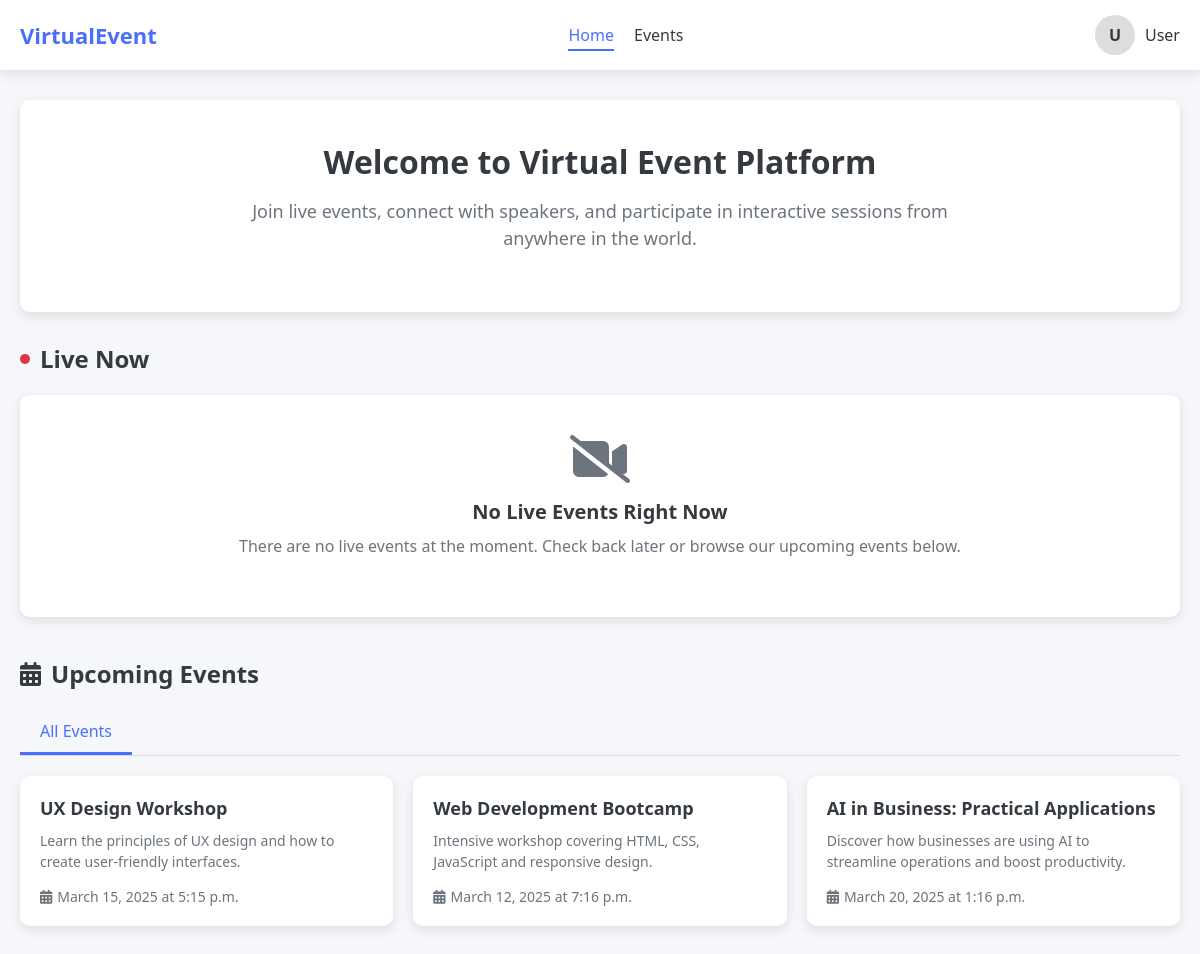
The page /users/user-home/ on the database its author committed.
### organiser/models.py (models this page shows, shortened)
class Event(models.Model):
    title = models.CharField(max_length=200)
    description = models.TextField(blank=True, null=True)
    date = models.DateField()
    time = models.TimeField()
    created_at = models.DateTimeField(auto_now_add=True)
    updated_at = models.DateTimeField(auto_now=True)

### users/views.py (the view)
# urls.py: 2. Add a URL to urlpatterns:  path('', views.home, name='home')
def home(request):
    events = Event.objects.all()
    return render(request,'user-home.html',{'events':events})

### users/templates/user-home.html (shortened to what this page needs)
{% load static %}
<!DOCTYPE html>
<html lang="en">
<head>
    <link rel="stylesheet" href="https://cdnjs.cloudflare.com/ajax/libs/font-awesome/6.4.0/css/all.min.css">
    <link rel="stylesheet" href="{% static 'css\user-home.css' %}">
</head>
<body>
    <header class="navbar">
        <div class="container navbar-content">
            <a href="#" class="logo">VirtualEvent</a>
            <nav class="nav-links">
                <a href="#" class="nav-link active">Home</a>
                <a href="#events" class="nav-link">Events</a>
            </nav>
            <div class="nav-profile">
                <div class="profile-img">U</div>
                <span class="profile-name">User</span>
            </div>
        </div>
    </header>
    <main class="container">
        <section class="hero">
            <h1 class="hero-title">Welcome to Virtual Event Platform</h1>
            <p class="hero-subtitle">Join live events, connect with speakers, and participate in interactive sessions
                from anywhere in the world.</p>
        </section>
        <section class="live-event-container">
            <h2 class="section-title">
                <span class="live-indicator"></span> Live Now
            </h2>
            <div id="live-event-content">
            </div>
        </section>
        <section id="events">
            <h2 class="section-title">
                <i class="fas fa-calendar-alt"></i> Upcoming Events
            </h2>
            <div class="tabs">
                <div class="tab active" data-filter="all">All Events</div>
            </div>
            <div id="scheduled-events-grid" class="events-grid">
                {% for event in events %}
                <div class="event-card" data-date="${event.date}">
                    <h3 class="card-title">{{event.title}}</h3>
                    <p class="card-description">{{ event.description }}</p>
                    <div class="card-time">
                        <i class="fas fa-calendar-alt"></i>
                        <span>{{ event.date }} at {{ event.time }}</span>
                    </div>
                </div>
                {% empty %}
                <div class="no-events" style="grid-column: 1 / -1;">
                    <i class="fas fa-calendar-times"></i>
                    <h3>No Upcoming Events</h3>
                    <p>There are no upcoming events scheduled at this time. Please check back later.</p>
                </div>
                {% endfor %}
            </div>
        </section>
    </main>
</body>
</html>

### users/static/css/user-home.css (style rules this page uses)
:root { --primary-color: #4A6FFF; --secondary-color: #6C757D; --success-color: #28A745; --danger-color: #DC3545; --light-color: #F8F9FA; --dark-color: #343A40; --box-shadow: rgba(0, 0, 0, 0.1) 0px 4px 12px; }
* { margin: 0; padding: 0; box-sizing: border-box; font-family: 'Segoe UI', Tahoma, Geneva, Verdana, sans-serif; }
body { background-color: #f5f7fb; color: #333; }
.container { max-width: 1200px; margin: 0 auto; padding: 0 20px; }
.navbar { background-color: white; box-shadow: var(--box-shadow); padding: 15px 0; position: sticky; top: 0; z-index: 100; }
.navbar-content { display: flex; justify-content: space-between; align-items: center; }
.logo { font-size: 22px; font-weight: 700; color: var(--primary-color); text-decoration: none; }
.nav-links { display: flex; gap: 20px; }
.nav-link { color: var(--dark-color); text-decoration: none; font-weight: 500; position: relative; transition: color 0.2s ease; }
.nav-link.active { color: var(--primary-color); }
.nav-link.active::after { content: ''; position: absolute; bottom: -5px; left: 0; width: 100%; height: 2px; background-color: var(--primary-color); }
.nav-profile { display: flex; align-items: center; gap: 10px; }
.profile-img { width: 40px; height: 40px; border-radius: 50%; background-color: #ddd; display: flex; align-items: center; justify-content: center; font-weight: bold; color: var(--dark-color); }
.profile-name { font-weight: 500; }
.hero { padding: 40px 0; background-color: white; margin-bottom: 30px; border-radius: 10px; box-shadow: var(--box-shadow); text-align: center; margin-top: 30px; }
.hero-title { font-size: 32px; font-weight: 700; margin-bottom: 15px; color: var(--dark-color); }
.hero-subtitle { font-size: 18px; color: var(--secondary-color); max-width: 700px; margin: 0 auto 20px; line-height: 1.5; }
.section-title { font-size: 24px; font-weight: 600; margin-bottom: 20px; color: var(--dark-color); display: flex; align-items: center; gap: 10px; }
.live-indicator { display: inline-block; width: 10px; height: 10px; background-color: var(--danger-color); border-radius: 50%; animation: pulse 1.5s infinite; }
.live-event-container { margin-bottom: 40px; }
.events-grid { display: grid; grid-template-columns: repeat(auto-fill, minmax(300px, 1fr)); gap: 20px; margin-bottom: 40px; }
.event-card { background-color: white; border-radius: 10px; box-shadow: var(--box-shadow); padding: 20px; transition: transform 0.3s ease; display: flex; flex-direction: column; }
.card-title { font-size: 18px; font-weight: 600; margin-bottom: 10px; color: var(--dark-color); }
.card-description { color: var(--secondary-color); font-size: 14px; line-height: 1.5; margin-bottom: 15px; flex: 1; }
.card-time { font-size: 14px; color: var(--secondary-color); display: flex; align-items: center; gap: 5px; }
.tabs { display: flex; margin-bottom: 20px; border-bottom: 1px solid #ddd; }
.tab { padding: 10px 20px; cursor: pointer; border-bottom: 3px solid transparent; font-weight: 500; transition: all 0.2s ease; }
.tab.active { color: var(--primary-color); border-bottom-color: var(--primary-color); }

### rows shown on the page
Event: title "UX Design Workshop", description "Learn the principles of UX design and how to create user-friendly interfaces.", date "March 15, 2025", time "5:15 p.m."
Event: title "Web Development Bootcamp", description "Intensive workshop covering HTML, CSS, JavaScript and responsive design.", date "March 12, 2025", time "7:16 p.m."
Event: title "AI in Business: Practical Applications", description "Discover how businesses are using AI to streamline operations and boost productivity.", date "March 20, 2025", time "1:16 p.m."
